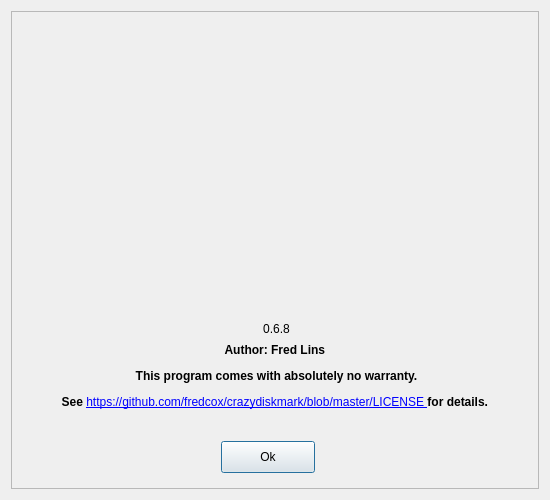
<?xml version="1.0" encoding="UTF-8"?>
<ui version="4.0">
 <class>Dialog</class>
 <widget class="QDialog" name="Dialog">
  <property name="geometry">
   <rect>
    <x>0</x>
    <y>0</y>
    <width>550</width>
    <height>500</height>
   </rect>
  </property>
  <property name="minimumSize">
   <size>
    <width>550</width>
    <height>500</height>
   </size>
  </property>
  <property name="maximumSize">
   <size>
    <width>550</width>
    <height>500</height>
   </size>
  </property>
  <property name="windowTitle">
   <string>About Crazy DiskMark</string>
  </property>
  <layout class="QHBoxLayout" name="horizontalLayout">
   <item>
    <widget class="QFrame" name="frame">
     <property name="frameShape">
      <enum>QFrame::StyledPanel</enum>
     </property>
     <property name="frameShadow">
      <enum>QFrame::Raised</enum>
     </property>
     <widget class="QLabel" name="logoLabel">
      <property name="geometry">
       <rect>
        <x>170</x>
        <y>0</y>
        <width>191</width>
        <height>311</height>
       </rect>
      </property>
      <property name="text">
       <string/>
      </property>
      <property name="pixmap">
       <pixmap>images/logo.png</pixmap>
      </property>
     </widget>
     <widget class="QLabel" name="versionLabel">
      <property name="geometry">
       <rect>
        <x>160</x>
        <y>310</y>
        <width>211</width>
        <height>16</height>
       </rect>
      </property>
      <property name="text">
       <string>0.6.8</string>
      </property>
      <property name="alignment">
       <set>Qt::AlignCenter</set>
      </property>
     </widget>
     <widget class="QLabel" name="authorLabel">
      <property name="geometry">
       <rect>
        <x>10</x>
        <y>320</y>
        <width>511</width>
        <height>91</height>
       </rect>
      </property>
      <property name="text">
       <string>&lt;html&gt;&lt;head/&gt;&lt;body&gt;&lt;p&gt;&lt;span style=&quot; font-weight:600;&quot;&gt;Author: Fred Lins &lt;/span&gt;&lt;/p&gt;&lt;p&gt;&lt;span style=&quot; font-weight:600;&quot;&gt;This program comes with absolutely no warranty.&lt;/span&gt;&lt;/p&gt;&lt;p&gt;&lt;span style=&quot; font-weight:600;&quot;&gt;See &lt;/span&gt;&lt;a href=&quot;https://github.com/fredcox/crazydiskmark/blob/master/LICENSE&quot;&gt;&lt;span style=&quot; text-decoration: underline; color:#0000ff;&quot;&gt;https://github.com/fredcox/crazydiskmark/blob/master/LICENSE &lt;/span&gt;&lt;/a&gt;&lt;span style=&quot; font-weight:600;&quot;&gt;for details. &lt;/span&gt;&lt;/p&gt;&lt;/body&gt;&lt;/html&gt;</string>
      </property>
      <property name="alignment">
       <set>Qt::AlignCenter</set>
      </property>
      <property name="openExternalLinks">
       <bool>true</bool>
      </property>
     </widget>
     <widget class="QPushButton" name="okPushButton">
      <property name="geometry">
       <rect>
        <x>210</x>
        <y>430</y>
        <width>94</width>
        <height>32</height>
       </rect>
      </property>
      <property name="text">
       <string>Ok</string>
      </property>
     </widget>
    </widget>
   </item>
  </layout>
 </widget>
 <resources/>
 <connections/>
</ui>
